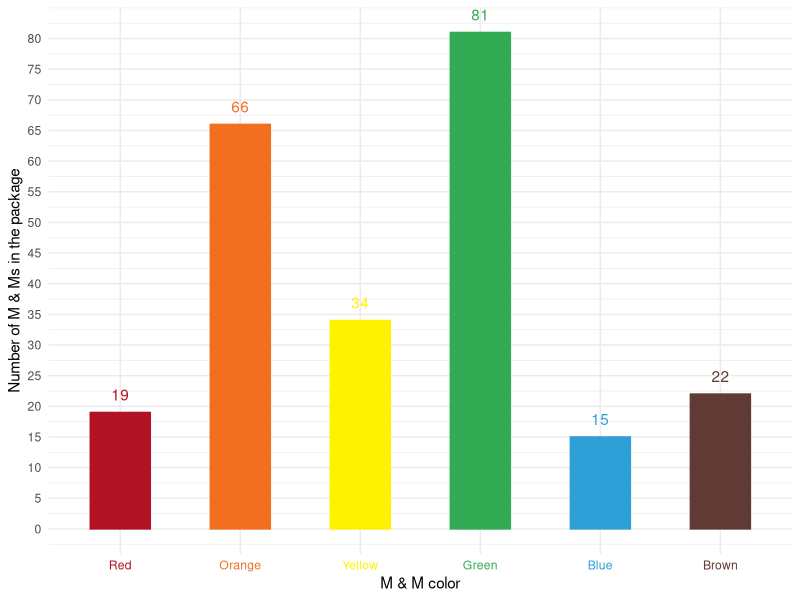
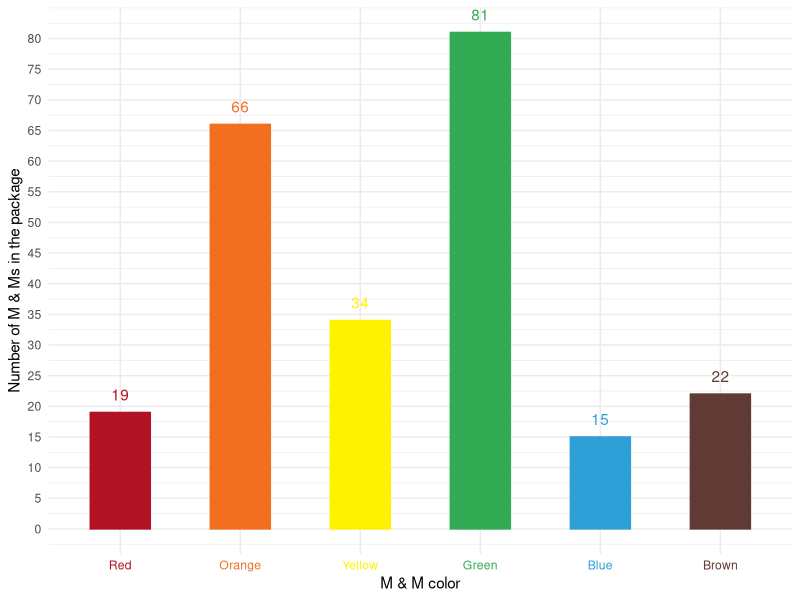

Write the R code that produced these figures, in order.
## ---- chunk 1
library(tidyverse)

theme_set(theme_bw())

set.seed(42)
## ---- chunk 2

data <- c(Red = 19,
          Orange = 66,
          Yellow = 34,
          Green = 81,
          Blue = 15,
          Brown = 22)

plot_data <- data.frame(
  color = names(data),
  count = data
)

plot_data <- plot_data %>%
  mutate(color = factor(color, levels = names(data)))

color_codes <- c(Red = "#b11224",
                 Orange = "#f26f22",
                 Yellow = "#fff200",
                 Green = "#31ac55",
                 Blue = "#2f9fd7",
                 Brown = "#603a34")
  
ggplot(plot_data, aes(x = color, y = count, color = color, fill = color)) +
  geom_bar(stat = "identity", width = 0.5) +
  geom_text(aes(label = count), vjust = -1) +
  scale_color_manual(values = color_codes) +
  scale_fill_manual(values = color_codes) +
  scale_y_continuous(breaks = seq(0, 80, 5)) +
  labs(x = "M & M color",
       y = "Number of M & Ms in the package") +
  theme_minimal() +
  theme(legend.position = "none",
        axis.text.x = element_text(color = color_codes))
ggsave(file = 'm_and_m_colors.pdf', width = 6.5, height = 5.5)

